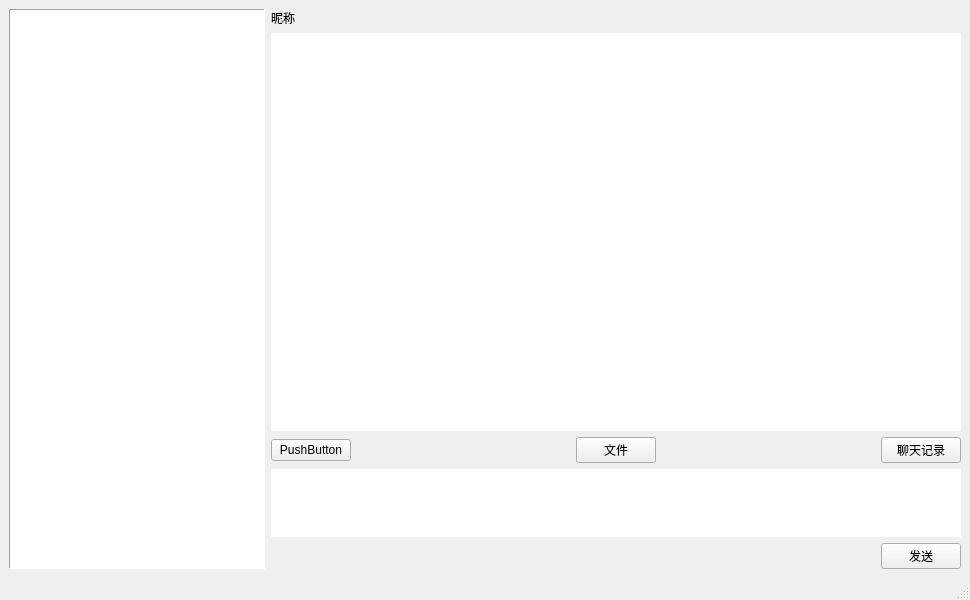
<?xml version="1.0" encoding="UTF-8"?>
<ui version="4.0">
 <class>ChatWindow</class>
 <widget class="QMainWindow" name="ChatWindow">
  <property name="geometry">
   <rect>
    <x>0</x>
    <y>0</y>
    <width>970</width>
    <height>600</height>
   </rect>
  </property>
  <property name="windowTitle">
   <string>ChatWindow</string>
  </property>
  <widget class="QWidget" name="centralwidget">
   <layout class="QHBoxLayout" name="horizontalLayout_3" stretch="0,1">
    <property name="spacing">
     <number>6</number>
    </property>
    <item>
     <widget class="QListView" name="listView">
      <property name="sizePolicy">
       <sizepolicy hsizetype="Expanding" vsizetype="Expanding">
        <horstretch>0</horstretch>
        <verstretch>0</verstretch>
       </sizepolicy>
      </property>
      <property name="frameShape">
       <enum>QFrame::Panel</enum>
      </property>
     </widget>
    </item>
    <item>
     <layout class="QGridLayout" name="gridLayout_2" rowstretch="0,3,1">
      <item row="0" column="0">
       <widget class="QLabel" name="label">
        <property name="text">
         <string>昵称</string>
        </property>
       </widget>
      </item>
      <item row="1" column="0">
       <widget class="QTextEdit" name="textEdit">
        <property name="sizePolicy">
         <sizepolicy hsizetype="Expanding" vsizetype="Expanding">
          <horstretch>0</horstretch>
          <verstretch>0</verstretch>
         </sizepolicy>
        </property>
        <property name="frameShape">
         <enum>QFrame::NoFrame</enum>
        </property>
        <property name="readOnly">
         <bool>true</bool>
        </property>
       </widget>
      </item>
      <item row="2" column="0">
       <layout class="QVBoxLayout" name="verticalLayout">
        <item>
         <layout class="QHBoxLayout" name="horizontalLayout">
          <item>
           <widget class="QPushButton" name="pushButton_4">
            <property name="text">
             <string>PushButton</string>
            </property>
           </widget>
          </item>
          <item>
           <spacer name="horizontalSpacer">
            <property name="orientation">
             <enum>Qt::Horizontal</enum>
            </property>
            <property name="sizeHint" stdset="0">
             <size>
              <width>40</width>
              <height>20</height>
             </size>
            </property>
           </spacer>
          </item>
          <item>
           <widget class="QPushButton" name="fileBtn">
            <property name="text">
             <string>文件</string>
            </property>
            <property name="icon">
             <iconset resource="Resources.qrc">
              <normaloff>:/resource/img/img-grey/folder-close.png</normaloff>:/resource/img/img-grey/folder-close.png</iconset>
            </property>
           </widget>
          </item>
          <item>
           <spacer name="horizontalSpacer_2">
            <property name="orientation">
             <enum>Qt::Horizontal</enum>
            </property>
            <property name="sizeHint" stdset="0">
             <size>
              <width>40</width>
              <height>20</height>
             </size>
            </property>
           </spacer>
          </item>
          <item>
           <widget class="QPushButton" name="chatRecordBtn">
            <property name="text">
             <string>聊天记录</string>
            </property>
            <property name="icon">
             <iconset resource="Resources.qrc">
              <normaloff>:/resource/img/img-grey/history.png</normaloff>:/resource/img/img-grey/history.png</iconset>
            </property>
           </widget>
          </item>
         </layout>
        </item>
        <item>
         <widget class="QPlainTextEdit" name="plainTextEdit">
          <property name="sizePolicy">
           <sizepolicy hsizetype="Expanding" vsizetype="Preferred">
            <horstretch>0</horstretch>
            <verstretch>0</verstretch>
           </sizepolicy>
          </property>
          <property name="minimumSize">
           <size>
            <width>0</width>
            <height>0</height>
           </size>
          </property>
          <property name="frameShape">
           <enum>QFrame::NoFrame</enum>
          </property>
         </widget>
        </item>
        <item>
         <layout class="QHBoxLayout" name="horizontalLayout_2">
          <item>
           <spacer name="horizontalSpacer_3">
            <property name="orientation">
             <enum>Qt::Horizontal</enum>
            </property>
            <property name="sizeHint" stdset="0">
             <size>
              <width>40</width>
              <height>20</height>
             </size>
            </property>
           </spacer>
          </item>
          <item>
           <widget class="QPushButton" name="sendBtn">
            <property name="text">
             <string>发送</string>
            </property>
            <property name="icon">
             <iconset resource="Resources.qrc">
              <normaloff>:/resource/img/img-grey/send.png</normaloff>:/resource/img/img-grey/send.png</iconset>
            </property>
           </widget>
          </item>
         </layout>
        </item>
       </layout>
      </item>
     </layout>
    </item>
   </layout>
  </widget>
  <widget class="QMenuBar" name="menubar">
   <property name="geometry">
    <rect>
     <x>0</x>
     <y>0</y>
     <width>970</width>
     <height>26</height>
    </rect>
   </property>
  </widget>
  <widget class="QStatusBar" name="statusbar">
   <property name="toolTip">
    <string/>
   </property>
   <property name="statusTip">
    <string/>
   </property>
  </widget>
 </widget>
 <resources>
  <include location="Resources.qrc"/>
 </resources>
 <connections/>
</ui>
